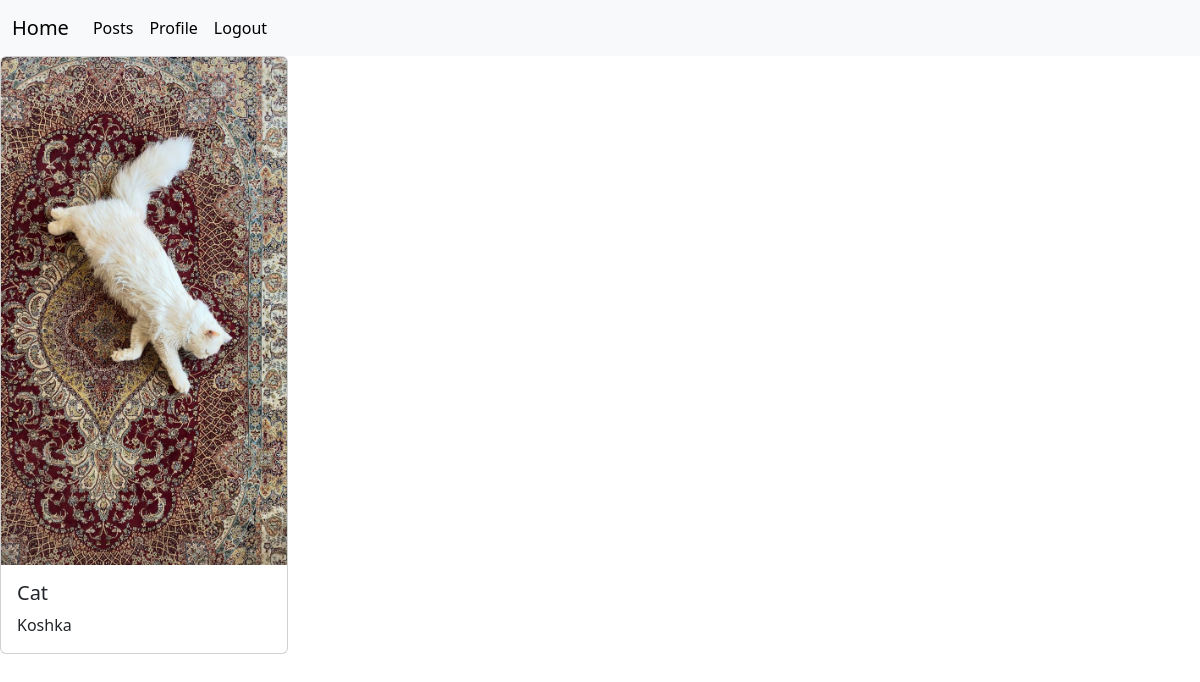
The page /posts/5/ (signed in) on the database its author committed.
### posts/models.py (models this page shows, shortened)
class Post(models.Model):
    image = models.ImageField(null = True, blank = True)
    author = models.ForeignKey(User, on_delete=models.CASCADE, null=True, related_name='posts')
    title = models.CharField(max_length=156)
    content = models.CharField(max_length=356)
    rate = models.IntegerField(null=True)
    created_at = models.DateTimeField(auto_now_add=True, null=True)
    updated_at = models.DateTimeField(auto_now=True, null = True)
    category = models.ForeignKey(Category, on_delete=models.CASCADE, null=True)
    tags = models.ManyToManyField(Tag, blank=True)

### posts/views.py (the view)
# urls.py: path('posts/<int:post_id>/', post_detail_view),
@login_required(login_url="/login/")
def post_detail_view(request, post_id):
    post = Post.objects.get(id=post_id)
    return render(request, "posts/post_detail.html", context={"post":post})

### templates/posts/post_detail.html (shortened to what this page needs)
{% extends 'base.html' %}
    {%block content%}
    <div class="card" style="width: 18rem;">
      {% if post.image %}
        <img src="{{post.image.url}}" class="card-img-top" alt="...">
        {% else %}
        <img src="/static/placeholder.svg" class="card-img-top" alt="...">
        {% endif %}
        <div class="card-body">
          <h5 class="card-title">{{ post.title }}</h5>
          <p class="card-text">{{ post.content }}</p>
        </div>
      </div>
      {%endblock%}

### rows shown on the page
Post: image (picture), title "Cat", content "Koshka"
